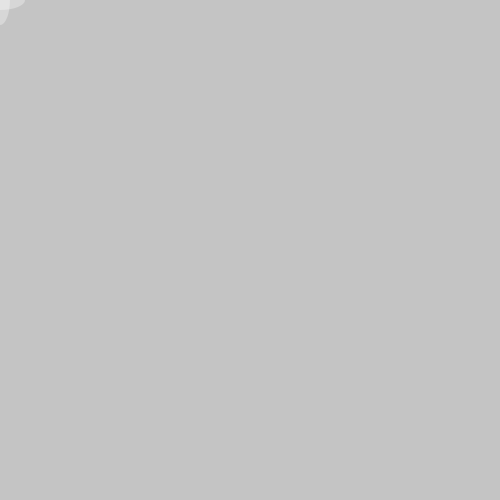
Frame 1 (no input)
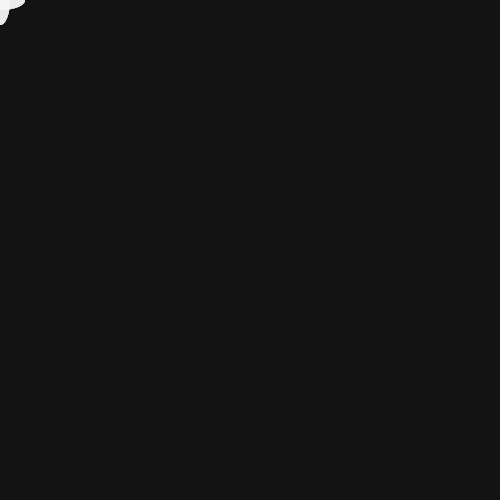
Frame 60 (the mouse pressed at the canvas centre just before this capture)
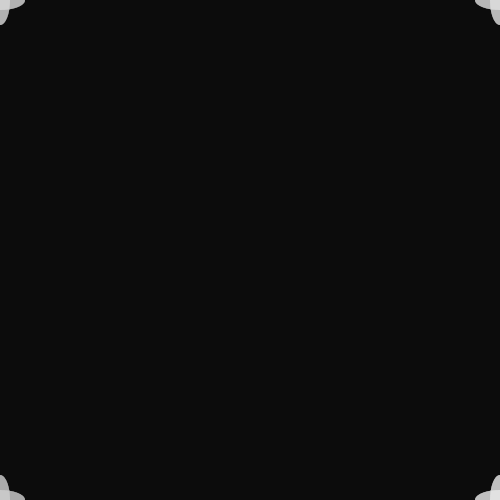
Frame 120 (the mouse held since frame 60 and released just before this capture)

The Processing sketch that drew these frames (run headless with seeded random() and noise(); from frame 60 on, the mouse is pressed at the canvas centre):

// Processing sketch: processing_74520
// ── processing_74520.pde

void setup(){
  
  size(500, 500);
  smooth();
  ellipseMode(CENTER);
  rectMode(CENTER);
  noCursor();
}

float angle;

void draw(){
    fill(0, 10);
   rect(0, 0, 1000, 1000);
  angle += PI*mouseX/width;
  
  translate(mouseX, mouseY);

  rotate(angle);

  noStroke();
  fill(255, 80);
 
  ellipse(mouseX, mouseY, 20, 50);
  ellipse(mouseX, mouseY, 50, 20);
  
 
}
